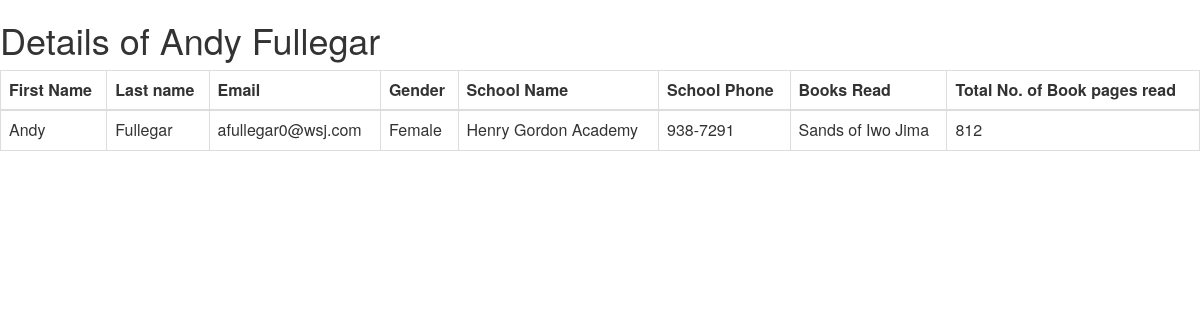
Screenshot of /student/1/ with the database file from the repository.
### school/models.py (models this page shows, shortened)
class Students(models.Model):
    first_name = models.CharField(max_length=50)
    last_name = models.CharField(null=True,max_length=50)
    email = models.CharField(null=False,max_length=50)
    GENDER_CHOICES = (
        ('M', 'Male'),
        ('F', 'Female'),
        ('B', ''),
    )
    gender = models.CharField(max_length=1, choices=GENDER_CHOICES, null=True, default='B')
    school = models.ForeignKey(Schools, related_name='school',null=False, on_delete=models.CASCADE)
    books = models.ForeignKey(Books, related_name='books',blank = True, null=True, on_delete=models.CASCADE)
    class Meta:
        ordering = ('id',)

class Schools(models.Model):
    region_id = models.IntegerField()
    name = models.CharField(max_length=50)
    email = models.CharField(max_length=50)
    principal = models.CharField(max_length=50)
    phone = models.CharField(max_length=50)
    address = models.CharField(max_length=50)
    class Meta:
        ordering = ('id',)

class Books(models.Model):
    title = models.CharField(max_length=50,null=False)
    author_name = models.CharField(max_length=50,null=True)
    date_of_publication = models.DateField(null=True)
    no_of_pages = models.BigIntegerField(default=0,null=True)
    class Meta:
        ordering = ('id',)

### school/views.py (the view)
# urls.py: url(r'^student/(?P<id>\d+)/$', views.student_details, name='student_detail'),
def student_details(request, id):
    student = get_object_or_404(Students, id=id)
    return render(request,'school/students/student_detail.html',{'student': student})

### school/templates/school/students/student_detail.html (shortened to what this page needs)
{% load static %}
{% block content %}
<link rel="stylesheet" href="https://maxcdn.bootstrapcdn.com/bootstrap/3.4.0/css/bootstrap.min.css">
    <div id="main">
        <h1>Details of  {{ student.first_name }} {{ student.last_name }}</h1>
        <table class="table table-bordered">
            <thead>
                <tr>
                <th>First Name</th>
                <th>Last name</th>
                <th>Email</th>
                <th>Gender</th>
                <th>School Name</th>
                <th>School Phone</th>
                <th>Books Read</th>
                <th>Total No. of Book pages read</th>
                </tr>
            </thead>
            <tbody>
                <tr>
                    <td>{{ student.first_name }}</td>
                    <td>{{ student.last_name }}</td>
                    <td>{{ student.email }}</td>
                    <td>{{ student.get_gender_display }}</td>
                    <td>{{ student.school.name }}</td>
                    <td>{{ student.school.phone }}</td>
                    <td>{{ student.books.title }}</td>
                    <td>{{ student.books.no_of_pages }}</td>
                </tr>
            </tbody>
        </table>
    </div>
{% endblock %}

### rows the page displays
Students: first_name "Andy", last_name "Fullegar", email "afullegar0@wsj.com", gender "Female", school.name "Henry Gordon Academy", school.phone "938-7291", books "Sands of Iwo Jima", books.no_of_pages "812"
